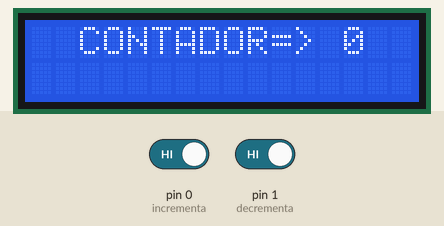
Recording of a sketch running on a simulated Arduino Uno, built with avr-gcc and run on an emulated ATmega328P. On the bench: 16×2 character LCD. Inputs (shaded band) come from the test bench; at power-on: pin 0 (incrementa) HIGH, pin 1 (decrementa) HIGH.

Above: at 1.4 s.
1.5 s: pin 0 (incrementa) driven LOW
At 1.63 s:
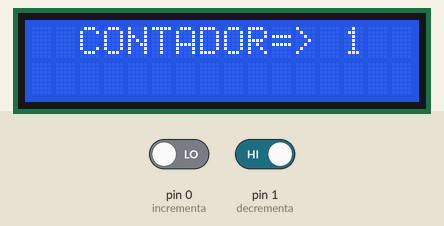
3.0 s: pin 1 (decrementa) driven LOW
At 3.15 s:
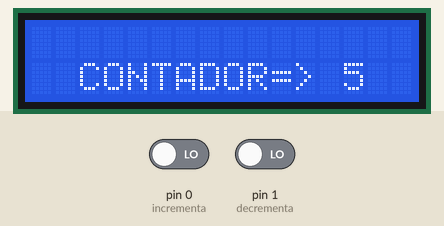
4.5 s: pin 0 (incrementa) driven HIGH
At 7.2 s:
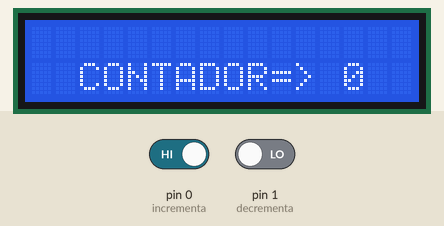
Timing chart, 0 to 8.7 s (numbered marks = the images above; inputs shaded):
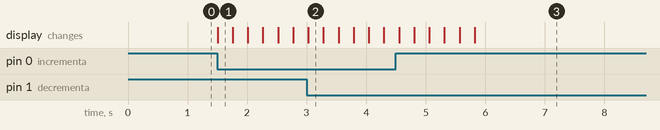

The sketch:

LCD.ino
```cpp
#include <LiquidCrystal.h>
#define incrementa 0
#define decrementa 1
int contador=0;
LiquidCrystal lcd(8, 9, 5, 4, 3, 2);


void setup() {
pinMode(incrementa,INPUT);
pinMode(decrementa,INPUT);
lcd.begin(16,2);
lcd.setCursor(2,0);
lcd.print("CONTADOR=> ");
lcd.print(contador);
delay(200);
}

void loop() {
if(digitalRead(incrementa)==0 && contador<15){
  lcd.clear();
  contador++;
  lcd.setCursor(2,0);
  lcd.print("CONTADOR=> ");
  lcd.print(contador);
  delay(250);
}
if(digitalRead(decrementa)==0 && contador>0){
  lcd.clear();
  contador--;
  lcd.setCursor(2,1);
  lcd.print("CONTADOR=> ");
  lcd.print(contador);
  delay(250);
}
}
```

Measured:
- after the input at 1.5 s, the display: changes at once (image 1)
- after the input at 4.5 s, the display: first differs from a run without the input after 0.31 s (image 3 shows a later state)
